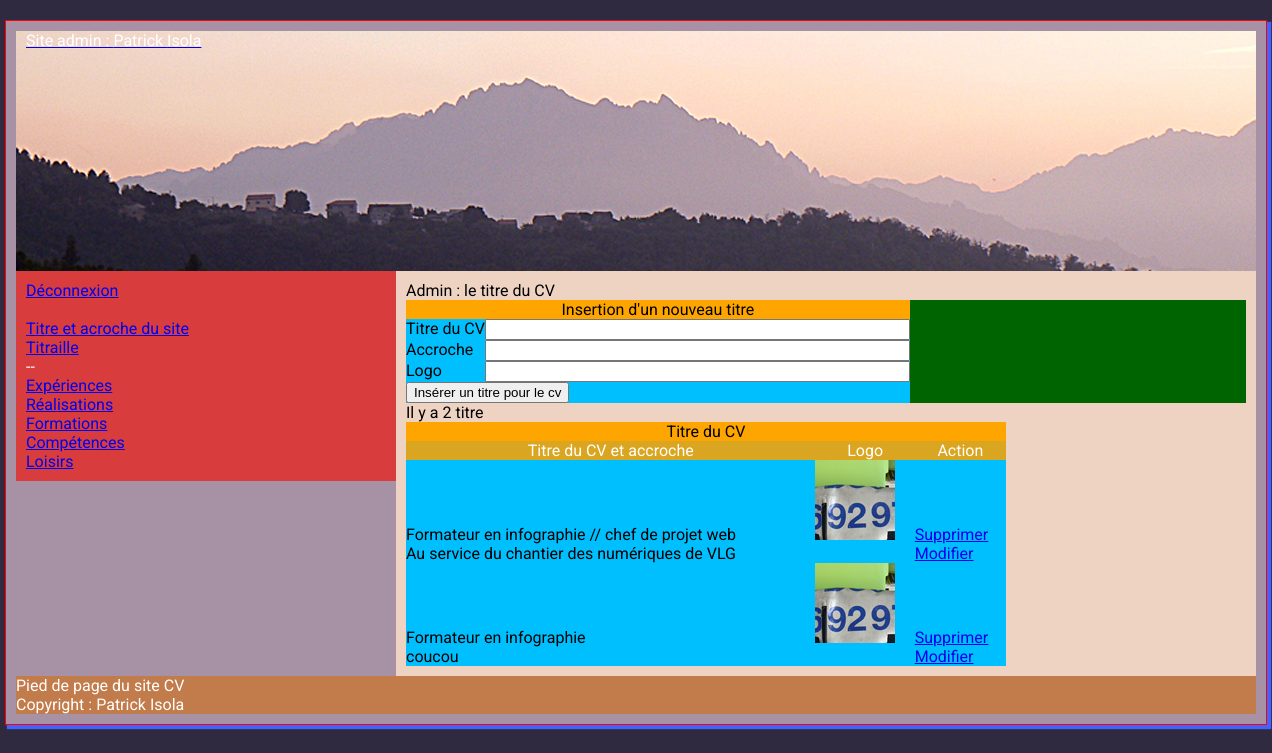
/admin/titre_du_cv.php (signed in), run on the app's committed database.
### tables this page shows
CREATE TABLE IF NOT EXISTS `t_titre_cv` (
  `id_titre_cv` smallint(6) NOT NULL AUTO_INCREMENT,
  `titre_cv` text NOT NULL,
  `accroche` text NOT NULL,
  `logo` varchar(50) NOT NULL,
  `utilisateur_id` int(11) NOT NULL,
  PRIMARY KEY (`id_titre_cv`)
);

### admin/titre_du_cv.php (the view, shortened to what this page needs)
<?php require '../connexion/connexion.php' ?>
<?php
	if(isset($_SESSION['connexion']) && $_SESSION['connexion']=='connecté'){
			$id_utilisateur=$_SESSION['id_utilisateur'];
	}else{
		header('location:authentification.php');
	}
?>
<!DOCTYPE html>
<html lang="fr">
<head>
	<link type="text/css" href="../css/style_admin.css" rel="stylesheet">
</head>
    <body>
        <div id="enveloppe">
		<header><?php include ("admin_en_tete.php"); ?></header>
            <div id="menu"><?php include ("admin_menu.php"); ?></div>
		<div id="contenuPrincipal">
            <h1>Admin : le titre du CV</h1>
          <form action="titre_du_cv.php" method="post">
            <table border="1">
                <caption>Insertion d'un nouveau titre</caption>
                       <tbody>
                        <tr>
                            <td>Titre du CV</td>
                            <td><input type="text" name="titre_cv" id="titre_cv" size="50" required></td>
                        </tr>
                        <tr>
                            <td>Accroche</td>
                            <td><input type="text" name="accroche" id="accroche" size="50" required></td>
                        </tr>
                        <tr>
                            <td>Logo</td>
                            <td><input type="text" name="logo" id="logo" size="50" required></td>
                        </tr>
                        <tr>
                        <tr>
                            <td colspan="2"><input type="submit" value="Insérer un titre pour le cv"></td>
                        </tr>
						</tbody>
                    </table>
            </form>
            <?php
                $sql = $pdoCV->prepare(" SELECT * FROM t_titre_cv WHERE utilisateur_id = '$id_utilisateur' ORDER BY id_titre_cv DESC ");
                $sql->execute();
                $nbr_experiences = $sql->rowCount();
            ?>
            <p>Il y a <?php echo $nbr_experiences; ?> titre</p>
            <table width="600" border="2">
				<caption>Titre du CV</caption>
				<tr>
					<th>Titre du CV et accroche</th>
					<th>Logo</th>
                    <th>Action</th>
				</tr>
			<tr>
			<?php while ($ligne = $sql->fetch()) { ?>
					<td><?php echo $ligne['titre_cv'].' <br>'.$ligne['accroche']; ?></td>
                <td><img src="../img/<?php echo $ligne['logo']; ?>"></td>
                <td><p><a href="titre_du_cv.php?id_titre_cv=<?php echo $ligne['id_titre_cv']; ?>">Supprimer</a><br>
                    <a href="modif_titre_du_cv.php?id_titre_cv=<?php echo $ligne['id_titre_cv']; ?>">Modifier</a></p></td>
            </tr>
			<?php } ?>
			</table>
			</div>
        <footer><?php include ("admin_footer.php"); ?></footer>
		</div>
    </body>
</html>

### css/style_admin.css (style rules this page uses)
html, body, div, span, applet, object, iframe, h1, h2, h3, h4, h5, h6, p, blockquote, pre, a, abbr, acronym, address, big, cite, code, del, dfn, em, img, ins, kbd, q, s, samp, small, strike, strong, sub, sup, tt, var, b, u, i, center, dl, dt, dd, ol, ul, li, fieldset, form, label, legend, table, caption, tbody, tfoot, thead, tr, th, td, article, aside, canvas, details, embed, figure, figcaption, footer, header, hgroup, menu, nav, output, ruby, section, summary, time, mark, audio, video { margin: 0; padding: 0; border: 0; font-size: 100%; font: inherit; vertical-align: baseline; }
HTML5 display-role reset for older browsers article, aside, details, figcaption, figure, footer, header, hgroup, menu, nav, section { display: block; }
body { line-height: 1; }
table { border-collapse: collapse; border-spacing: 0; }
body { margin: auto; font: 1em Roboto, sans-serif; background-color: #302A40; }
header { background: url(../img/popolasca.jpg) center center no-repeat; height:240px; margin-top: 10px; margin-right: 10px; margin-left: 10px; }
#enveloppe { width: 1260px; margin-right: auto; margin-left: auto; margin-top: 20px; background-color: #A791A5; border: 1px solid red; -webkit-box-shadow: 3px 3px 1px 1px #4262FF; box-shadow: 3px 3px 1px 1px #4262FF; }
#menu { color: #fff; width: 360px; background-color: #d83c3c; float: left; margin-left: 10px; padding: 10px; }
#contenuPrincipal { width: 840px; background-color: #EFD3C2; float: right; margin-right: 10px; padding: 10px; }
footer { margin-right: 10px; margin-left: 10px; margin-bottom: 10px; color:white; background: #C27B4A; }
table { background-color: deepskyblue; }
caption { background:orange; }
th { background-color: goldenrod; color: white; }
form { background-color: darkgreen; }

### data on the page
t_titre_cv: titre_cv "Formateur en infographie // chef de projet web", accroche "Au service du chantier des numériques de VLG", logo (picture)
t_titre_cv: titre_cv "Formateur en infographie", accroche "coucou", logo (picture)

### other printed values
$prenom "Patrick"
$nom "Isola"
$nbr_experiences "2"
